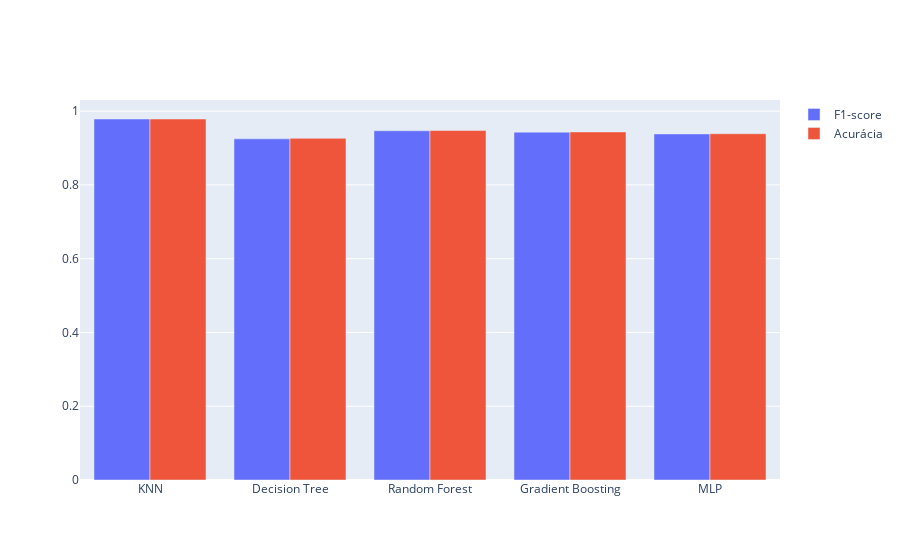

The notebook cell saved with this chart:
### Markdown cell above
### F1 Score e Acurácia

### Code cell
f1Score_f = pd.DataFrame(f1Score_f)
Acc_f = pd.DataFrame(Acc_f)

configure_plotly_browser_state()

trace1 = go.Bar(x = clf_labels,
                y = f1Score_f[0].to_numpy(),
                name = 'F1-score',)
trace2 = go.Bar(x = clf_labels,
                y = Acc_f[0].to_numpy(),
                name = 'Acurácia',)

data = [trace1, trace2]

py.iplot(data)

### Figure 1 — Plotly figure (JSON) as saved in the notebook; plotly's stock layout.template omitted (floating-point values rounded to 4 significant figures)
{"data": [{"name": "F1-score", "x": ["KNN", "Decision Tree", "Random Forest", "Gradient Boosting", "MLP"], "y": [0.9787, 0.9249, 0.9468, 0.9431, 0.9383], "type": "bar"}, {"name": "Acurácia", "x": ["KNN", "Decision Tree", "Random Forest", "Gradient Boosting", "MLP"], "y": [0.9788, 0.9263, 0.9475, 0.9437, 0.9387], "type": "bar"}], "layout": {}}
